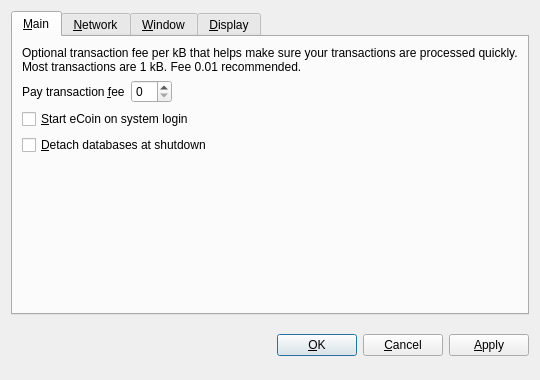
<?xml version="1.0" encoding="UTF-8"?>
<ui version="4.0">
 <class>OptionsDialog</class>
 <widget class="QDialog" name="OptionsDialog">
  <property name="geometry">
   <rect>
    <x>0</x>
    <y>0</y>
    <width>540</width>
    <height>380</height>
   </rect>
  </property>
  <property name="windowTitle">
   <string>Options</string>
  </property>
  <property name="modal">
   <bool>true</bool>
  </property>
  <layout class="QVBoxLayout" name="verticalLayout">
   <item>
    <widget class="QTabWidget" name="tabWidget">
     <property name="tabPosition">
      <enum>QTabWidget::North</enum>
     </property>
     <property name="currentIndex">
      <number>0</number>
     </property>
     <widget class="QWidget" name="tabMain">
      <attribute name="title">
       <string>&amp;Main</string>
      </attribute>
      <layout class="QVBoxLayout" name="verticalLayout_Main">
       <item>
        <widget class="QLabel" name="transactionFeeInfoLabel">
         <property name="text">
          <string>Optional transaction fee per kB that helps make sure your transactions are processed quickly. Most transactions are 1 kB. Fee 0.01 recommended.</string>
         </property>
         <property name="textFormat">
          <enum>Qt::PlainText</enum>
         </property>
         <property name="wordWrap">
          <bool>true</bool>
         </property>
        </widget>
       </item>
       <item>
        <layout class="QHBoxLayout" name="horizontalLayout_Main">
         <item>
          <widget class="QLabel" name="transactionFeeLabel">
           <property name="text">
            <string>Pay transaction &amp;fee</string>
           </property>
           <property name="textFormat">
            <enum>Qt::PlainText</enum>
           </property>
           <property name="buddy">
            <cstring>transactionFee</cstring>
           </property>
          </widget>
         </item>
         <item>
          <widget class="BitcoinAmountField" name="transactionFee"/>
         </item>
         <item>
          <spacer name="horizontalSpacer_Main">
           <property name="orientation">
            <enum>Qt::Horizontal</enum>
           </property>
           <property name="sizeHint" stdset="0">
            <size>
             <width>40</width>
             <height>20</height>
            </size>
           </property>
          </spacer>
         </item>
        </layout>
       </item>
       <item>
        <widget class="QCheckBox" name="bitcoinAtStartup">
         <property name="toolTip">
          <string>Automatically start eCoin after logging in to the system.</string>
         </property>
         <property name="text">
          <string>&amp;Start eCoin on system login</string>
         </property>
        </widget>
       </item>
       <item>
        <widget class="QCheckBox" name="detachDatabases">
         <property name="toolTip">
          <string>Detach block and address databases at shutdown. This means they can be moved to another data directory, but it slows down shutdown. The wallet is always detached.</string>
         </property>
         <property name="text">
          <string>&amp;Detach databases at shutdown</string>
         </property>
        </widget>
       </item>
       <item>
        <spacer name="verticalSpacer_Main">
         <property name="orientation">
          <enum>Qt::Vertical</enum>
         </property>
         <property name="sizeHint" stdset="0">
          <size>
           <width>20</width>
           <height>40</height>
          </size>
         </property>
        </spacer>
       </item>
      </layout>
     </widget>
     <widget class="QWidget" name="tabNetwork">
      <attribute name="title">
       <string>&amp;Network</string>
      </attribute>
      <layout class="QVBoxLayout" name="verticalLayout_Network">
       <item>
        <widget class="QCheckBox" name="mapPortUpnp">
         <property name="toolTip">
          <string>Automatically open the eCoin client port on the router. This only works when your router supports UPnP and it is enabled.</string>
         </property>
         <property name="text">
          <string>Map port using &amp;UPnP</string>
         </property>
        </widget>
       </item>
       <item>
        <widget class="QCheckBox" name="connectSocks">
         <property name="toolTip">
          <string>Connect to the eCoin network through a SOCKS proxy (e.g. when connecting through Tor).</string>
         </property>
         <property name="text">
          <string>&amp;Connect through SOCKS proxy:</string>
         </property>
        </widget>
       </item>
       <item>
        <layout class="QHBoxLayout" name="horizontalLayout_Network">
         <item>
          <widget class="QLabel" name="proxyIpLabel">
           <property name="text">
            <string>Proxy &amp;IP:</string>
           </property>
           <property name="textFormat">
            <enum>Qt::PlainText</enum>
           </property>
           <property name="buddy">
            <cstring>proxyIp</cstring>
           </property>
          </widget>
         </item>
         <item>
          <widget class="QValidatedLineEdit" name="proxyIp">
           <property name="maximumSize">
            <size>
             <width>140</width>
             <height>16777215</height>
            </size>
           </property>
           <property name="toolTip">
            <string>IP address of the proxy (e.g. 127.0.0.1)</string>
           </property>
          </widget>
         </item>
         <item>
          <widget class="QLabel" name="proxyPortLabel">
           <property name="text">
            <string>&amp;Port:</string>
           </property>
           <property name="textFormat">
            <enum>Qt::PlainText</enum>
           </property>
           <property name="buddy">
            <cstring>proxyPort</cstring>
           </property>
          </widget>
         </item>
         <item>
          <widget class="QLineEdit" name="proxyPort">
           <property name="maximumSize">
            <size>
             <width>55</width>
             <height>16777215</height>
            </size>
           </property>
           <property name="toolTip">
            <string>Port of the proxy (e.g. 9050)</string>
           </property>
          </widget>
         </item>
         <item>
          <widget class="QLabel" name="socksVersionLabel">
           <property name="text">
            <string>SOCKS &amp;Version:</string>
           </property>
           <property name="textFormat">
            <enum>Qt::PlainText</enum>
           </property>
           <property name="buddy">
            <cstring>socksVersion</cstring>
           </property>
          </widget>
         </item>
         <item>
          <widget class="QValueComboBox" name="socksVersion">
           <property name="toolTip">
            <string>SOCKS version of the proxy (e.g. 5)</string>
           </property>
          </widget>
         </item>
         <item>
          <spacer name="horizontalSpacer_Network">
           <property name="orientation">
            <enum>Qt::Horizontal</enum>
           </property>
           <property name="sizeHint" stdset="0">
            <size>
             <width>40</width>
             <height>20</height>
            </size>
           </property>
          </spacer>
         </item>
        </layout>
       </item>
       <item>
        <spacer name="verticalSpacer_Network">
         <property name="orientation">
          <enum>Qt::Vertical</enum>
         </property>
         <property name="sizeHint" stdset="0">
          <size>
           <width>20</width>
           <height>40</height>
          </size>
         </property>
        </spacer>
       </item>
      </layout>
     </widget>
     <widget class="QWidget" name="tabWindow">
      <attribute name="title">
       <string>&amp;Window</string>
      </attribute>
      <layout class="QVBoxLayout" name="verticalLayout_Window">
       <item>
        <widget class="QCheckBox" name="minimizeToTray">
         <property name="toolTip">
          <string>Show only a tray icon after minimizing the window.</string>
         </property>
         <property name="text">
          <string>&amp;Minimize to the tray instead of the taskbar</string>
         </property>
        </widget>
       </item>
       <item>
        <widget class="QCheckBox" name="minimizeOnClose">
         <property name="toolTip">
          <string>Minimize instead of exit the application when the window is closed. When this option is enabled, the application will be closed only after selecting Quit in the menu.</string>
         </property>
         <property name="text">
          <string>M&amp;inimize on close</string>
         </property>
        </widget>
       </item>
       <item>
        <spacer name="verticalSpacer_Window">
         <property name="orientation">
          <enum>Qt::Vertical</enum>
         </property>
         <property name="sizeHint" stdset="0">
          <size>
           <width>20</width>
           <height>40</height>
          </size>
         </property>
        </spacer>
       </item>
      </layout>
     </widget>
     <widget class="QWidget" name="tabDisplay">
      <attribute name="title">
       <string>&amp;Display</string>
      </attribute>
      <layout class="QVBoxLayout" name="verticalLayout_Display">
       <item>
        <layout class="QHBoxLayout" name="horizontalLayout_1_Display">
         <item>
          <widget class="QLabel" name="langLabel">
           <property name="text">
            <string>User Interface &amp;language:</string>
           </property>
           <property name="textFormat">
            <enum>Qt::PlainText</enum>
           </property>
           <property name="buddy">
            <cstring>lang</cstring>
           </property>
          </widget>
         </item>
         <item>
          <widget class="QValueComboBox" name="lang">
           <property name="toolTip">
            <string>The user interface language can be set here. This setting will take effect after restarting eCoin.</string>
           </property>
          </widget>
         </item>
        </layout>
       </item>
       <item>
        <layout class="QHBoxLayout" name="horizontalLayout_2_Display">
         <item>
          <widget class="QLabel" name="unitLabel">
           <property name="text">
            <string>&amp;Unit to show amounts in:</string>
           </property>
           <property name="textFormat">
            <enum>Qt::PlainText</enum>
           </property>
           <property name="buddy">
            <cstring>unit</cstring>
           </property>
          </widget>
         </item>
         <item>
          <widget class="QValueComboBox" name="unit">
           <property name="toolTip">
            <string>Choose the default subdivision unit to show in the interface and when sending coins.</string>
           </property>
          </widget>
         </item>
        </layout>
       </item>
       <item>
        <widget class="QCheckBox" name="displayAddresses">
         <property name="toolTip">
          <string>Whether to show eCoin addresses in the transaction list or not.</string>
         </property>
         <property name="text">
          <string>&amp;Display addresses in transaction list</string>
         </property>
        </widget>
       </item>
       <item>
        <widget class="QCheckBox" name="coinControlFeatures">
         <property name="toolTip">
          <string>Whether to show coin control features or not.</string>
         </property>
         <property name="text">
          <string>Display coin &amp;control features (experts only!)</string>
         </property>
        </widget>
       </item>
       <item>
        <spacer name="verticalSpacer_Display">
         <property name="orientation">
          <enum>Qt::Vertical</enum>
         </property>
         <property name="sizeHint" stdset="0">
          <size>
           <width>20</width>
           <height>40</height>
          </size>
         </property>
        </spacer>
       </item>
      </layout>
     </widget>
    </widget>
   </item>
   <item>
    <layout class="QHBoxLayout" name="horizontalLayout_Buttons">
     <item>
      <spacer name="horizontalSpacer_1">
       <property name="orientation">
        <enum>Qt::Horizontal</enum>
       </property>
       <property name="sizeHint" stdset="0">
        <size>
         <width>40</width>
         <height>48</height>
        </size>
       </property>
      </spacer>
     </item>
     <item>
      <widget class="QLabel" name="statusLabel">
       <property name="font">
        <font>
         <weight>75</weight>
         <bold>true</bold>
        </font>
       </property>
       <property name="text">
        <string/>
       </property>
       <property name="textFormat">
        <enum>Qt::PlainText</enum>
       </property>
       <property name="wordWrap">
        <bool>true</bool>
       </property>
      </widget>
     </item>
     <item>
      <spacer name="horizontalSpacer_2">
       <property name="orientation">
        <enum>Qt::Horizontal</enum>
       </property>
       <property name="sizeHint" stdset="0">
        <size>
         <width>40</width>
         <height>48</height>
        </size>
       </property>
      </spacer>
     </item>
     <item>
      <widget class="QPushButton" name="okButton">
       <property name="text">
        <string>&amp;OK</string>
       </property>
      </widget>
     </item>
     <item>
      <widget class="QPushButton" name="cancelButton">
       <property name="text">
        <string>&amp;Cancel</string>
       </property>
       <property name="autoDefault">
        <bool>false</bool>
       </property>
      </widget>
     </item>
     <item>
      <widget class="QPushButton" name="applyButton">
       <property name="text">
        <string>&amp;Apply</string>
       </property>
       <property name="autoDefault">
        <bool>false</bool>
       </property>
      </widget>
     </item>
    </layout>
   </item>
  </layout>
 </widget>
 <customwidgets>
  <customwidget>
   <class>BitcoinAmountField</class>
   <extends>QSpinBox</extends>
   <header>bitcoinamountfield.h</header>
   <container>1</container>
  </customwidget>
  <customwidget>
   <class>QValueComboBox</class>
   <extends>QComboBox</extends>
   <header>qvaluecombobox.h</header>
  </customwidget>
  <customwidget>
   <class>QValidatedLineEdit</class>
   <extends>QLineEdit</extends>
   <header>qvalidatedlineedit.h</header>
  </customwidget>
 </customwidgets>
 <resources/>
 <connections/>
</ui>
